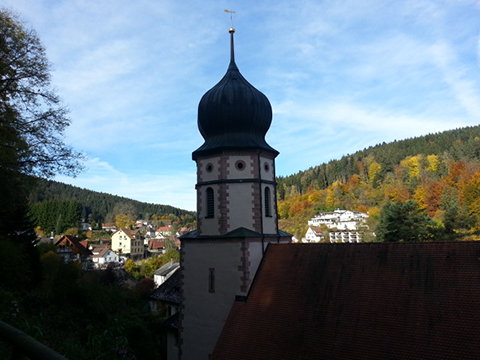
//> input picture images/histo.jpg, 480 x 360 px
$ ./7_histo   (built with g++ and OpenCV 4)
//> lines starting //> are read from the running program, lines starting //| are printed output that depends on the picture; after the words box and inside, x2 and y2 are one past the last pixel; in counts of white or black regions, pixels touching at a corner belong together
#include <opencv2/opencv.hpp>
using namespace cv;
using namespace std;

int minNum = 987987987;

void calc_histo(Mat image, Mat &hist, int bins, int range_max = 256)
{
	hist = Mat(bins, 1, CV_32F, Scalar(0));
	float gap = range_max / (float)bins;

	for (int i = 0; i < image.rows; i++) {
		for (int j = 0; j < image.cols; j++)
		{
			int idx = int(image.at<uchar>(i, j) / gap);
			hist.at<float>(idx)++;
		}
	}
}

void  calc_Histo(const Mat& image, Mat& hist, int bins, int range_max = 256)
{
	int		histSize[] = { bins };					// 히스토그램 계급개수
	float   range[] = { 0, (float)range_max };		// 채널 화소값 범위
	int		channels[] = { 0 };						// 채널 목록
	const float* ranges[] = { range };

	calcHist(&image, 1, channels, Mat(), hist, 1, histSize, ranges);
}

void draw_histo(Mat hist, Mat &hist_img, Size size = Size(256, 200))
{
	hist_img = Mat(size, CV_8U, Scalar(255));
	float  bin = (float)hist_img.cols / hist.rows;
	normalize(hist, hist, 0, size.height, NORM_MINMAX);

	for (int i = 0; i<hist.rows; i++)
	{
		float  start_x = (i * bin);
		float  end_x = (i + 1) * bin;
		Point2f pt1(start_x, 0);
		Point2f pt2(end_x, hist.at <float>(i));

		if (pt2.y > 0){
			rectangle(hist_img, pt1, pt2, Scalar(0), -1);
			if(minNum>pt2.y) minNum = pt2.y;
		}
	}
	cout<<minNum;
	flip(hist_img, hist_img, 0);
}

int main()
{
	Mat Result, Result2;
	Mat image = imread("images/histo.jpg", IMREAD_GRAYSCALE);
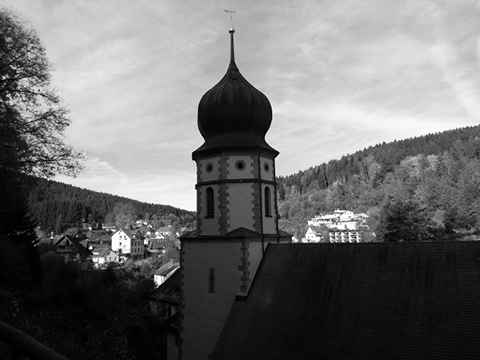
//> image: 360 rows x 480 cols, CV_8UC1; min 0, max 255, mean 109.3
	CV_Assert(!image.empty());

	Mat hist, hist_img;
	calc_Histo(image, hist, 256);
//> in calc_Histo, `calcHist(&image, 1, channels, Mat(), hist, 1, histSize, ranges);`: hist = 256 values, max 2923 at index 14, min 64 at index 162, mean 675
	draw_histo(hist, hist_img);
//> in draw_histo, `hist_img = Mat(size, CV_8U, Scalar(255));`: hist_img: 200 rows x 256 cols, CV_8UC1; every value is 255
//> in draw_histo, `normalize(hist, hist, 0, size.height, NORM_MINMAX);`: hist = 256 values, max 200 at index 14, min 0 at index 162, mean 42.74
//> the loop in draw_histo, `for (int i = 0; i<hist.rows; i++)` made 256 passes
//> (pt2, minNum) on pass 1: (Point(1, 8.67), 8)
//> pt2 on passes 2 to 7: Point(2, 49.81), Point(3, 89.12), Point(4, 101.7), Point(5, 106.8), Point(6, 111.2), Point(7, 124.2)
//> after the loop in draw_histo, `for (int i = 0; i<hist.rows; i++)`:
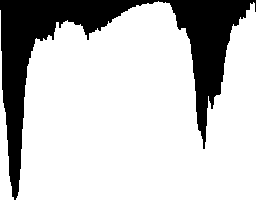
//> hist_img: 200 rows x 256 cols, CV_8UC1; 77.2% white; 1 black region, box (x1, y1, x2, y2) and area: (0, 0, 256, 200) 11691
//> after the loop in draw_histo, `for (int i = 0; i<hist.rows; i++)`: minNum = 0
//| 0
//> in draw_histo, `flip(hist_img, hist_img, 0);`:
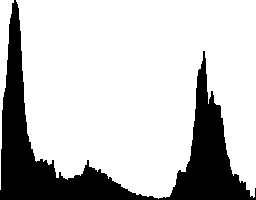
//> hist_img: 200 rows x 256 cols, CV_8UC1; 77.2% white; 1 black region, box (x1, y1, x2, y2) and area: (0, 0, 256, 200) 11691

	int rtn = threshold(image, Result, 150,255,THRESH_OTSU);
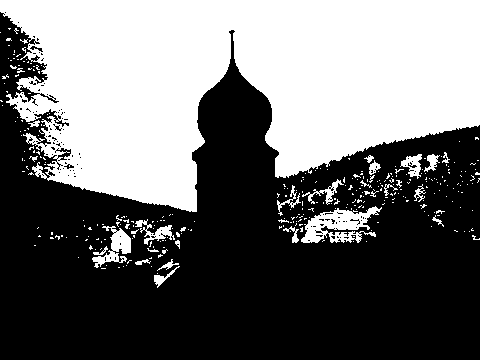
//> Result: 360 rows x 480 cols, CV_8UC1; 43.3% white; 326 white regions (298 under 20 px), largest, box (x1, y1, x2, y2) and area: (0, 0, 480, 212) 69536, (301, 206, 382, 243) 1503, (92, 226, 131, 268) 667
//> rtn = 120
	threshold(image, Result2, 0, minNum, THRESH_BINARY);
//> Result2: 360 rows x 480 cols, CV_8UC1; every value is 0
	cout<<"otsu:"<<rtn<<'\n';
//| otsu:120

	imshow("hist_img", hist_img);
	imshow("image", image);
	imshow("Result", Result);
	imshow("Result2", Result2);
	waitKey();
	return 0;
}

// [16 lines of commented-out code are left out]

$ run again, with images/2.jpg copied over images/histo.jpg
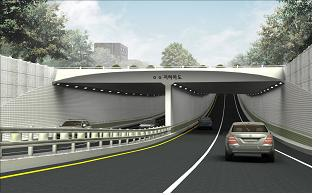
//> input picture images/2.jpg, 316 x 195 px
//> in calc_Histo, `calcHist(&image, 1, channels, Mat(), hist, 1, histSize, ranges);`: hist = 256 values, max 2055 at index 72, min 27 at index 10, mean 240.7
//> in draw_histo, `normalize(hist, hist, 0, size.height, NORM_MINMAX);`: hist = 256 values, max 200 at index 72, min 0 at index 10, mean 21.08
//> the loop in draw_histo, `for (int i = 0; i<hist.rows; i++)` made 256 passes
//> (pt2, minNum) on passes 1 to 2: (Point(1, 4.34), 4), (Point(2, 0.592), 0)
//> after the loop in draw_histo, `for (int i = 0; i<hist.rows; i++)`:
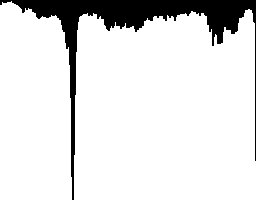
//> hist_img: 200 rows x 256 cols, CV_8UC1; 88.1% white; 1 black region, box (x1, y1, x2, y2) and area: (0, 0, 256, 200) 6071
//> after the loop in draw_histo, `for (int i = 0; i<hist.rows; i++)`: minNum = 0
//| 0
//> `int rtn = threshold(image, Result, 150,255,THRESH_OTSU);`:
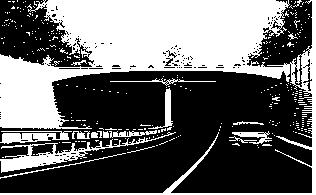
//> Result: 195 rows x 316 cols, CV_8UC1; 41.2% white; 305 white regions (288 under 20 px), largest, box (x1, y1, x2, y2) and area: (0, 0, 316, 195) 21370, (0, 132, 176, 173) 1335, (0, 131, 72, 144) 571
//> rtn = 145
//> Result2: 195 rows x 316 cols, CV_8UC1; every value is 0
//| otsu:145

$ run again, with images/curve.jpg copied over images/histo.jpg
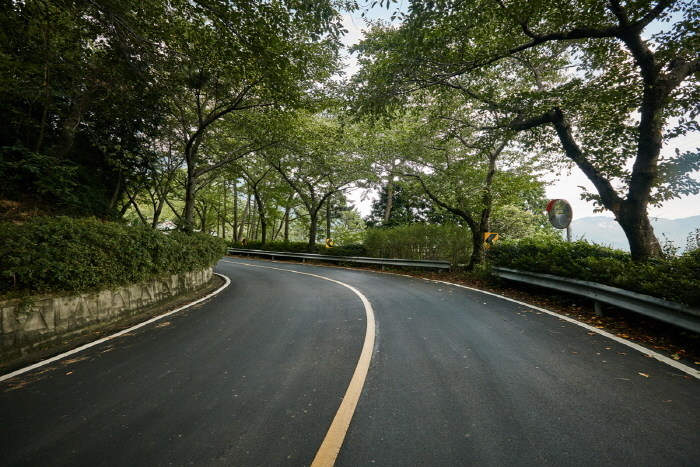
//> input picture images/curve.jpg, 700 x 467 px
//> in calc_Histo, `calcHist(&image, 1, channels, Mat(), hist, 1, histSize, ranges);`: hist = 256 values, max 3636 at index 62, min 14 at index 255, mean 1277
//> in draw_histo, `normalize(hist, hist, 0, size.height, NORM_MINMAX);`: hist = 256 values, max 200 at index 62, min 0 at index 255, mean 69.74
//> the loop in draw_histo, `for (int i = 0; i<hist.rows; i++)` made 256 passes
//> (pt2, minNum) on pass 1: (Point(1, 10.82), 10)
//> after the loop in draw_histo, `for (int i = 0; i<hist.rows; i++)`:
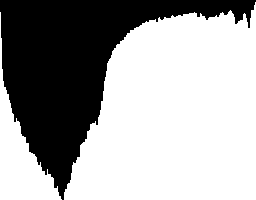
//> hist_img: 200 rows x 256 cols, CV_8UC1; 63.9% white; 1 black region, box (x1, y1, x2, y2) and area: (0, 0, 256, 200) 18490
//> after the loop in draw_histo, `for (int i = 0; i<hist.rows; i++)`: minNum = 0
//| 0
//> `int rtn = threshold(image, Result, 150,255,THRESH_OTSU);`:
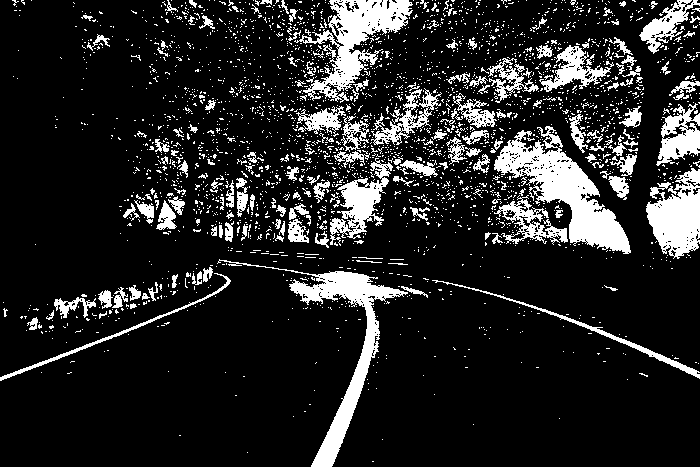
//> Result: 467 rows x 700 cols, CV_8UC1; 15% white; 2772 white regions (2592 under 20 px), largest, box (x1, y1, x2, y2) and area: (494, 126, 631, 254) 5927, (217, 259, 408, 467) 4782, (294, 0, 413, 103) 4341
//> rtn = 113
//> Result2: 467 rows x 700 cols, CV_8UC1; every value is 0
//| otsu:113
